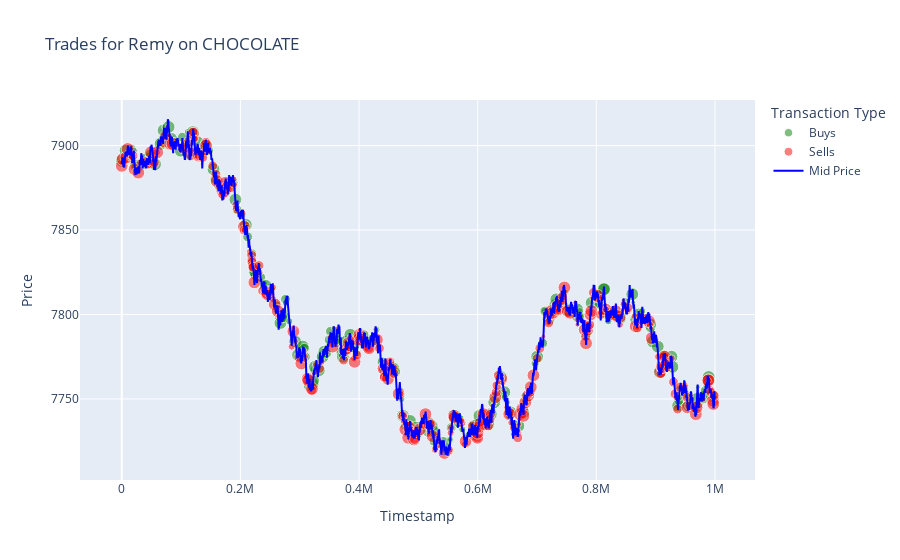
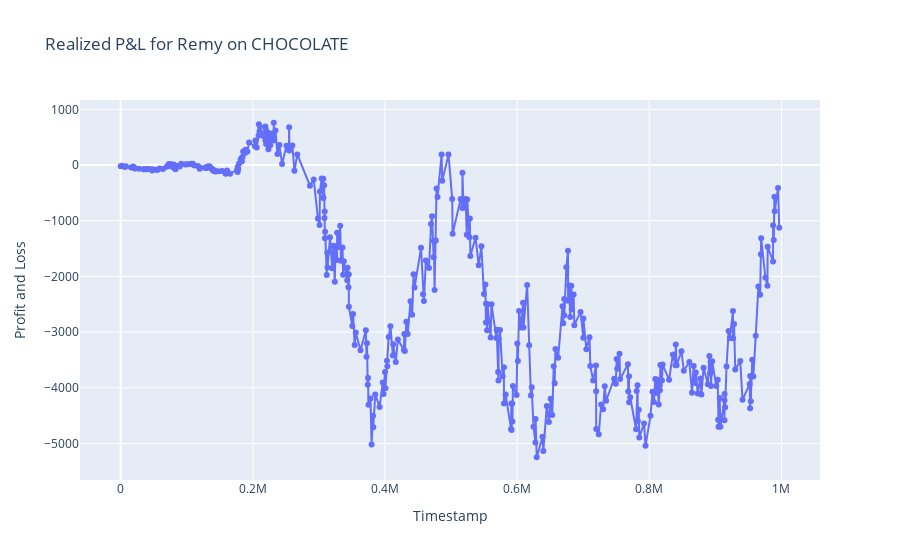
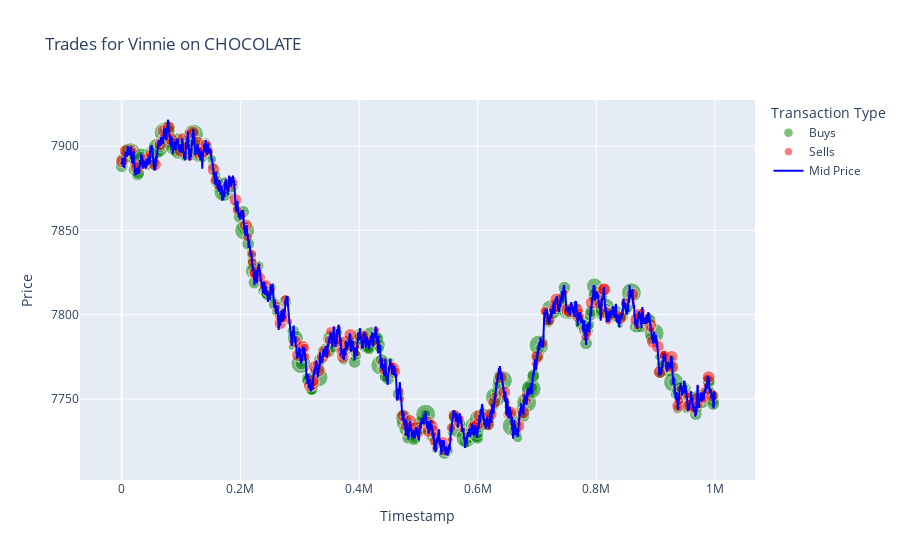
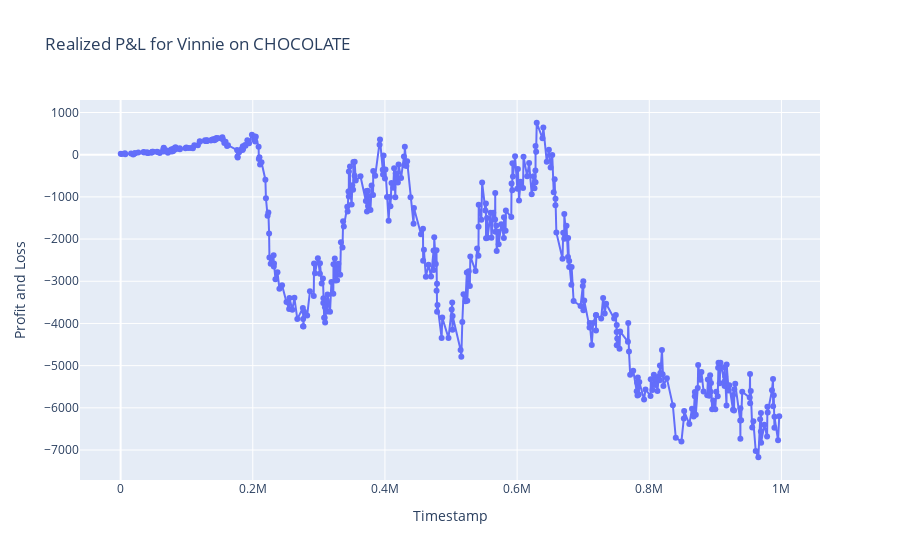

The notebook cell these images were saved under, in order:
### Code cell
analyze_trades(trades_r3_d2[trades_r3_d2['symbol'].isin(['STRAWBERRIE', 'CHOCOLATE'])], prices_r3_d2[prices_r3_d2['product'].isin(['STRAWBERRIE', 'CHOCOLATE'])])

### Figure 1 — Plotly figure (JSON) as saved in the notebook; plotly's stock layout.template omitted (floating-point values rounded to 4 significant figures; data arrays with more than 128 entries replaced by an {"elided": "..."} marker saying what was removed)
{"data": [{"marker": {"color": "green", "opacity": 0.5, "size": {"elided": "345 float values"}}, "mode": "markers", "name": "Buys", "type": "scatter", "x": {"elided": "345 int values"}, "y": {"elided": "345 int values"}}, {"marker": {"color": "red", "opacity": 0.5, "size": {"elided": "404 float values"}}, "mode": "markers", "name": "Sells", "type": "scatter", "x": {"elided": "404 int values"}, "y": {"elided": "404 int values"}}, {"line": {"color": "blue", "width": 2}, "mode": "lines", "name": "Mid Price", "type": "scatter", "x": {"elided": "10000 int values"}, "y": {"elided": "10000 float values"}}], "layout": {"autosize": true, "legend": {"title": {"text": "Transaction Type"}}, "title": {"text": "Trades for Remy on CHOCOLATE"}, "xaxis": {"autorange": true, "range": [-67200.0, 1064000.0], "title": {"text": "Timestamp"}, "type": "linear"}, "yaxis": {"autorange": true, "range": [7696.0, 7933.0], "title": {"text": "Price"}, "type": "linear"}}}

### Figure 2 — Plotly figure (JSON) as saved in the notebook; plotly's stock layout.template omitted (floating-point values rounded to 4 significant figures; data arrays with more than 128 entries replaced by an {"elided": "..."} marker saying what was removed)
{"data": [{"mode": "lines+markers", "name": "Realized P&L", "type": "scatter", "x": {"elided": "385 int values"}, "y": {"elided": "385 int values"}}], "layout": {"autosize": true, "legend": {"title": {"text": "P&L"}}, "title": {"text": "Realized P&L for Remy on CHOCOLATE"}, "xaxis": {"autorange": true, "range": [-60200.0, 1057000.0], "title": {"text": "Timestamp"}, "type": "linear"}, "yaxis": {"autorange": true, "range": [-5743.0, 1255.0], "title": {"text": "Profit and Loss"}, "type": "linear"}}}

### Figure 3 — Plotly figure (JSON) as saved in the notebook; plotly's stock layout.template omitted (floating-point values rounded to 4 significant figures; data arrays with more than 128 entries replaced by an {"elided": "..."} marker saying what was removed)
{"data": [{"marker": {"color": "green", "opacity": 0.5, "size": {"elided": "602 float values"}}, "mode": "markers", "name": "Buys", "type": "scatter", "x": {"elided": "602 int values"}, "y": {"elided": "602 int values"}}, {"marker": {"color": "red", "opacity": 0.5, "size": {"elided": "344 float values"}}, "mode": "markers", "name": "Sells", "type": "scatter", "x": {"elided": "344 int values"}, "y": {"elided": "344 int values"}}, {"line": {"color": "blue", "width": 2}, "mode": "lines", "name": "Mid Price", "type": "scatter", "x": {"elided": "10000 int values"}, "y": {"elided": "10000 float values"}}], "layout": {"autosize": true, "legend": {"title": {"text": "Transaction Type"}}, "title": {"text": "Trades for Vinnie on CHOCOLATE"}, "xaxis": {"autorange": true, "range": [-67200.0, 1064000.0], "title": {"text": "Timestamp"}, "type": "linear"}, "yaxis": {"autorange": true, "range": [7695.0, 7937.0], "title": {"text": "Price"}, "type": "linear"}}}

### Figure 4 — Plotly figure (JSON) as saved in the notebook; plotly's stock layout.template omitted (floating-point values rounded to 4 significant figures; data arrays with more than 128 entries replaced by an {"elided": "..."} marker saying what was removed)
{"data": [{"mode": "lines+markers", "name": "Realized P&L", "type": "scatter", "x": {"elided": "440 int values"}, "y": {"elided": "440 int values"}}], "layout": {"autosize": true, "legend": {"title": {"text": "P&L"}}, "title": {"text": "Realized P&L for Vinnie on CHOCOLATE"}, "xaxis": {"autorange": true, "range": [-60200.0, 1057000.0], "title": {"text": "Timestamp"}, "type": "linear"}, "yaxis": {"autorange": true, "range": [-7825.0, 1411.0], "title": {"text": "Profit and Loss"}, "type": "linear"}}}
